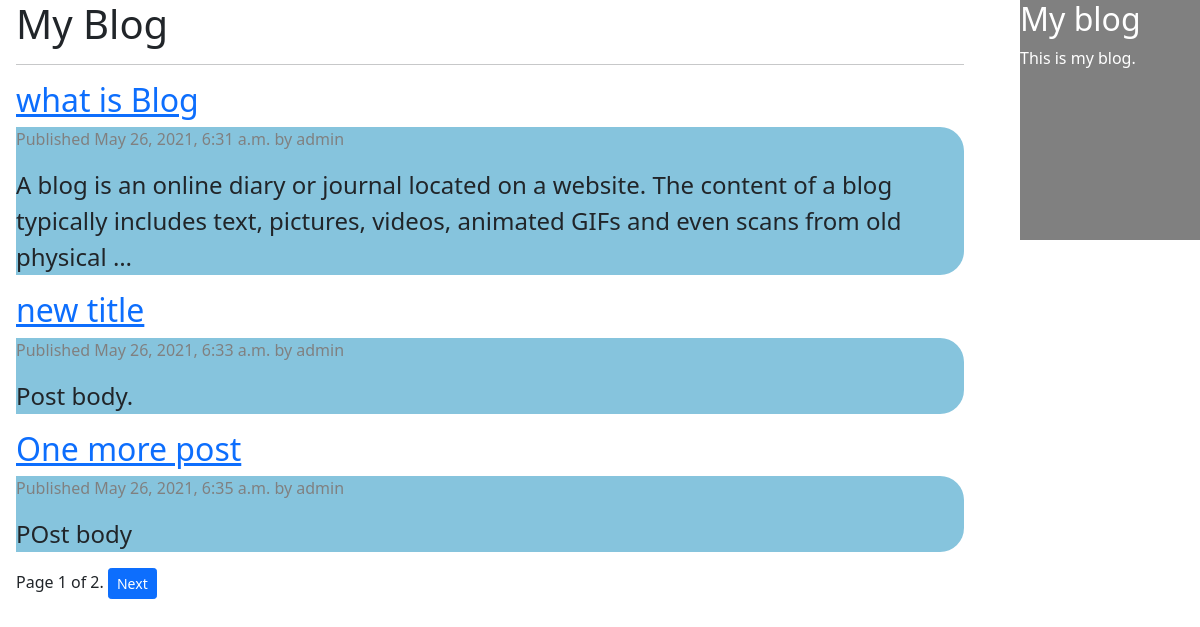
Screenshot of /blog/ with the database file from the repository.
### blog/models.py (models this page shows)
class Post(models.Model):
    STATUS_CHOICES = (('draft', 'Draft'),('published', 'Published'),)
    title = models.CharField(max_length=250)
    slug = models.SlugField(max_length=250,unique_for_date='publish')
    author = models.ForeignKey(User,on_delete=models.CASCADE,related_name='blog_posts')
    body = models.TextField()
    publish = models.DateTimeField(default=timezone.now)
    created = models.DateTimeField(auto_now_add=True)
    updated = models.DateTimeField(auto_now=True)
    status = models.CharField(max_length=10,choices=STATUS_CHOICES,default='draft')
    objects = models.Manager()
    published = PublishedManager()
    def get_absolute_url(self):
        return reverse('blog:post_detail',
        args=[self.publish.year,
        self.publish.month,
        self.publish.day,
        self.slug])

### blog/views.py (the view)
# urls.py: path('', views.PostListView.as_view(), name='post_list'),
class PostListView(ListView):
    queryset = Post.published.all()
    context_object_name = 'posts'
    paginate_by = 3
    template_name = 'blog/post/list.html'

### blog/templates/blog/post/list.html (shortened to what this page needs)
{% extends "blog/base.html" %}
{% block content %}
    <div class="main-content">
        <div class="head"><h1 >My Blog</h1></div>
        <hr>
        <div class="box-content">
        {% for post in posts %}
            <h2>
                <a href="{{ post.get_absolute_url }}">
                {{ post.title }}
                </a>
            </h2>
            <div class="box">
                <p class="date">
                    Published {{ post.publish }} by {{ post.author }}
                </p>
                {{ post.body|truncatewords:30|linebreaks }}
            </div>
            {% endfor %}
        </div>
{% include 'pagination.html' with page=page_obj %}
</div>
{% endblock %}

### blog/templates/blog/base.html (shortened to what this page needs)
{% load static %}
<!DOCTYPE html>
<html>
<head>
<link href="{% static 'blog/style.css' %}" rel="stylesheet">
<link href="https://cdn.jsdelivr.net/npm/bootstrap@5.0.1/dist/css/bootstrap.min.css" rel="stylesheet">
</head>
<body>
    <div id="content">
        {% block content %}
        {% endblock %}
    </div>
    <div id="sidebar">
        <h2>My blog</h2>
        <p>This is my blog.</p>
    </div>
</body>
</html>

### blog/templates/pagination.html (shortened to what this page needs)
<div class="pagination">
    <span class="step-links">
    <span class="current">
        Page {{ page.number }} of {{ page.paginator.num_pages }}.
    </span>
        {% if page.has_next %}
        <a class="btn btn-primary btn-sm" href="?page={{ page.next_page_number }}" role="button">Next</a>
        {% endif %}
    </span>
</div>

### blog/static/blog/style.css (style rules this page uses)
.main-content .box-content { font-size:1.5em; word-wrap:break-word; }
.date { font-size:1rem; color:gray; }
#sidebar { display:inline; float:right; background-color:grey; color:white; width:15vw; height:30vh; }
.main-content { margin: 0px 0px 0px 4px; padding:0px 0px 0px 4px; }
#content { display:inline-block; word-wrap:break-word; width:80vw; margin: 0px 0px 0px 4px; padding:0px 0px 0px 4px; }
.box { background-color:rgb(134, 196, 221); border-radius:0em 1em 1em 0em ; }

### rows the page displays
Post: title "what is Blog", publish "May 26, 2021, 6:31 a.m.", author "admin", body "A blog is an online diary or journal located on a website. The content of a blog typically includes text, pictures, videos, animated GIFs and even scans from old physical …"
Post: title "new title", publish "May 26, 2021, 6:33 a.m.", author "admin", body "Post body."
Post: title "One more post", publish "May 26, 2021, 6:35 a.m.", author "admin", body "POst body"

### other values shown
{{ page.number }} "1"
{{ page.paginator.num_pages }} "2"
